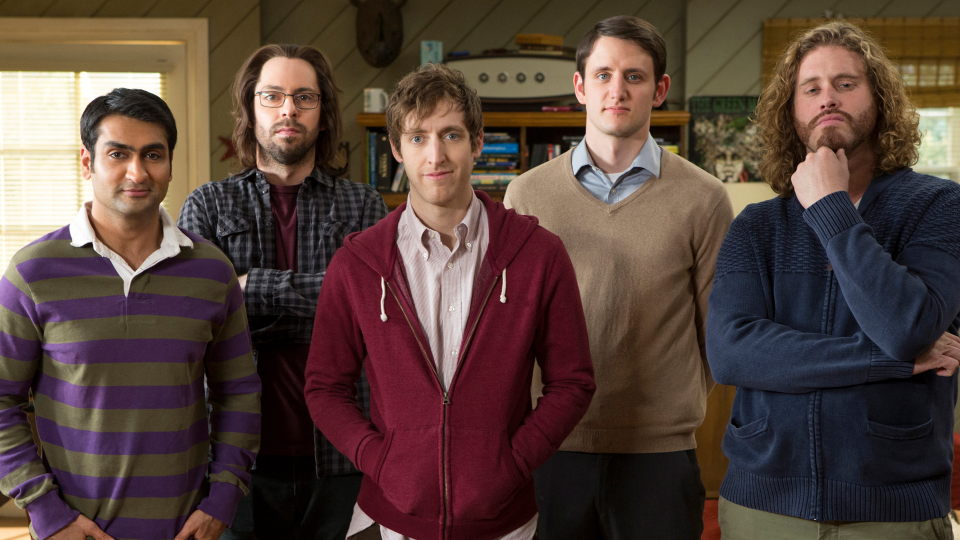
#> input picture Imagens/Amigos.jpg, 1920 x 1080 px, found by its file name (shown at 1/2 size)
$ python 'Reconhecimento de Faces - Versão 1.0.0.py'
#> lines starting #> are read from the running program, lines starting #| are printed output that depends on the picture
# Referencia
# website: https://www.arunponnusamy.com
# https://github.com/arunponnusamy/cvlib/tree/master/examples
#
########################################################################
# Importação das Bibliotecas Necessárias
########################################################################
#
import cvlib as clb
import sys
import cv2 as cv
import os

#
########################################################################
# Definições Gerais
########################################################################
#
BaseDir = "OpenCV/"
NomeJanela = "Imagem Base"
NomeImagem  = "Amigos.jpg"
CaminhoBase = "/home/asoares/" + BaseDir
CaminhoImagem = CaminhoBase + "Imagens/"

#
########################################################################
# Lendo a Imagem
########################################################################
#
imgBase = cv.imread ( CaminhoImagem + NomeImagem, cv.IMREAD_COLOR)
#> imgBase is the input picture: shape (1080, 1920, 3); mean B, G, R 58.9, 65.5, 85.2

#
########################################################################
# Checando se a Imagem Foi Lida com Sucesso
########################################################################
#
if imgBase is None:
    os.system ("clear")
    print( "Não Foi Localizada a Imagem : ", NomeImagem)
    exit ()

#
########################################################################
# Reduzindo o Tamanho da Imagem
########################################################################
#
imgBase = cv.resize(imgBase, (0,0), fx=0.5, fy=0.5, interpolation = cv.INTER_AREA)
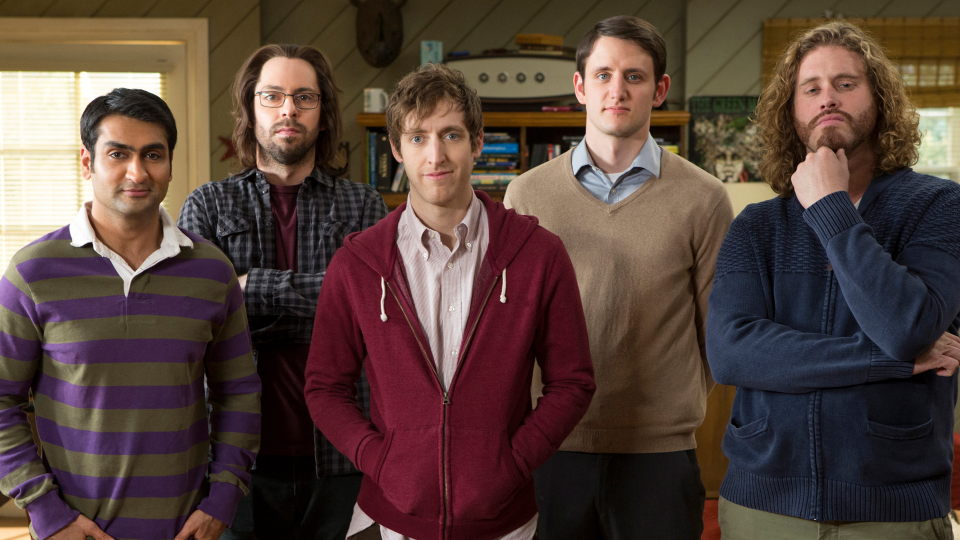
#> imgBase: shape (540, 960, 3); mean B, G, R 59, 65.6, 85.3

#
########################################################################
# Reconhecimento e Loop para Desenho do Box
########################################################################
#
#> (the run stopped early here; a loop or call above may not have finished)

$ run again, with Imagens/CCMQ.jpg copied over Imagens/Amigos.jpg
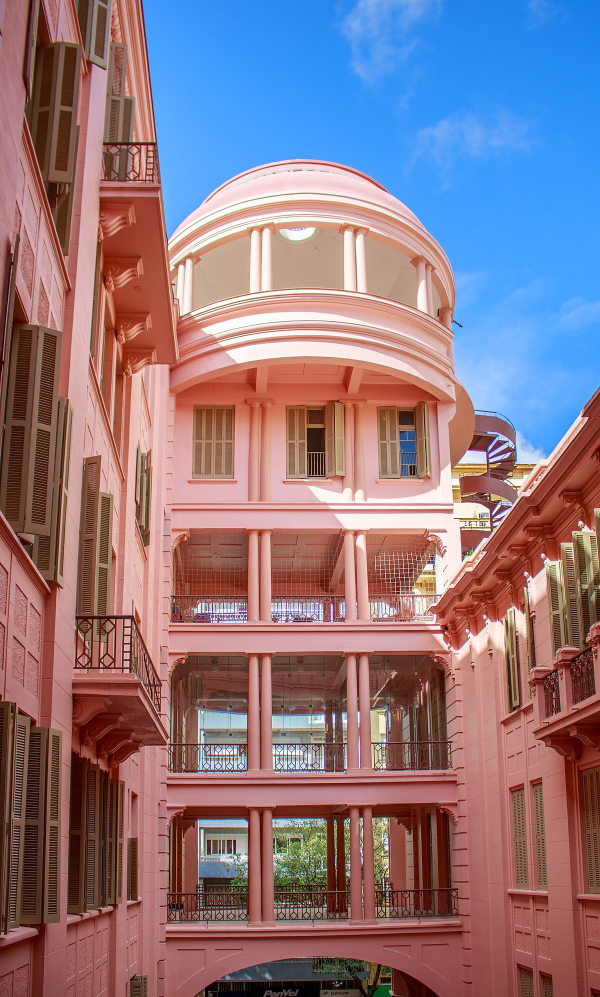
#> input picture Imagens/CCMQ.jpg, 1200 x 1994 px, found by its file name (shown at 1/2 size)
#> imgBase is the input picture: shape (1994, 1200, 3); mean B, G, R 129.5, 118.7, 141.6
#> `imgBase = cv.resize(imgBase, (0,0), fx=0.5, fy=0.5, interpolation = cv..`:
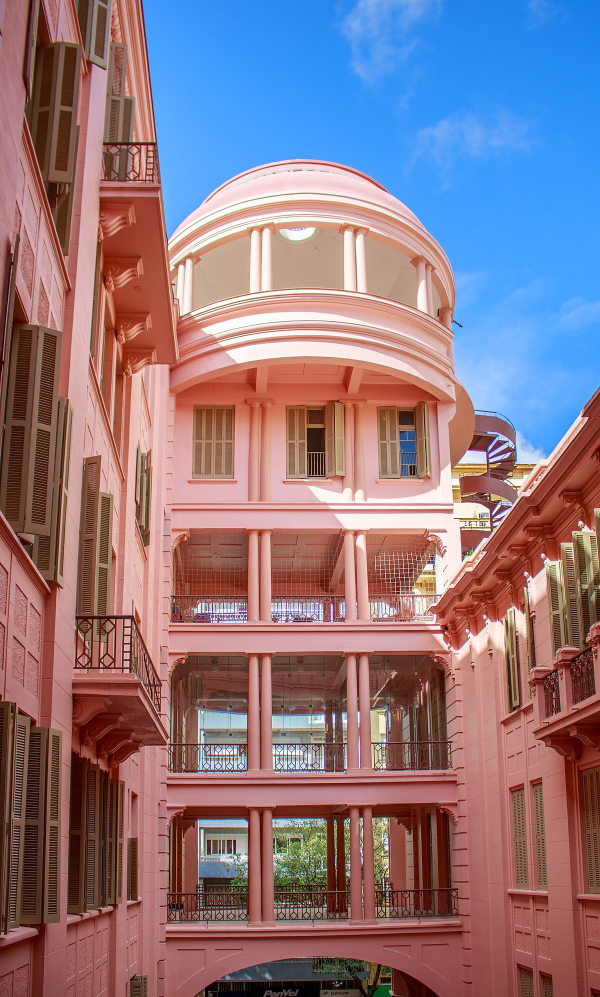
#> imgBase: shape (997, 600, 3); mean B, G, R 129.6, 118.8, 141.7
